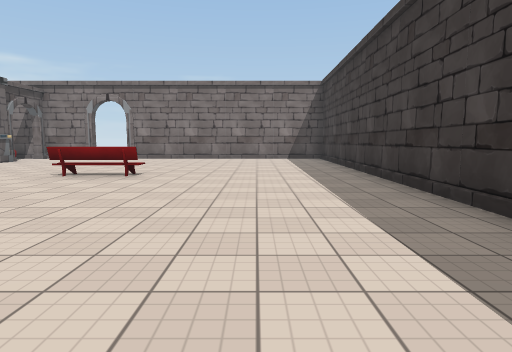
view 1 (above)

14 first-person views from a walk through a scene from a Unity 3-D project. The camera is 1.4 m above the floor, tilts 6° down and sees 75° across. The floor is counted in squares, 2 m on a side. Each view is taken from the middle of a square. On the plan, view 1 faces up. The plan holds only what a view shows up to about 10 squares ahead; the rest is blank. The player is left out. Door leaves are left out, so doorways stand open. Some surface patterns are stand-ins.

view 2
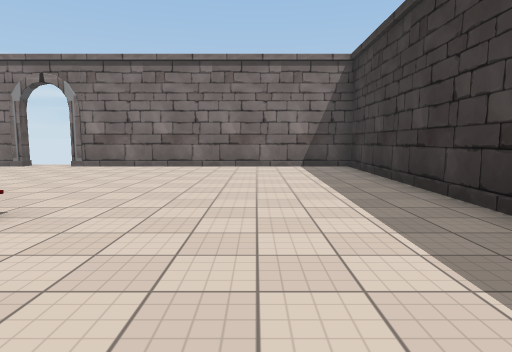

view 3
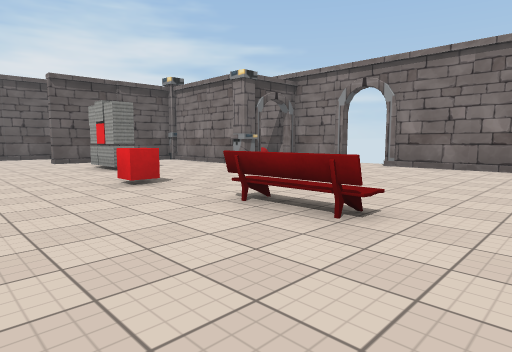

view 4
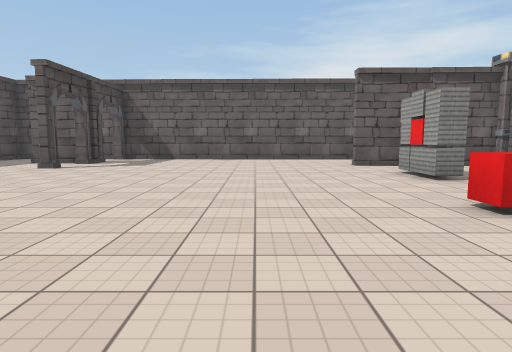

view 5
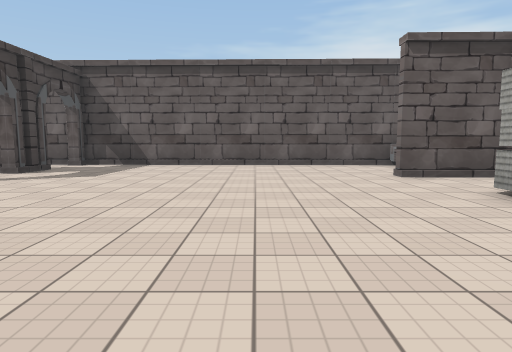

view 6
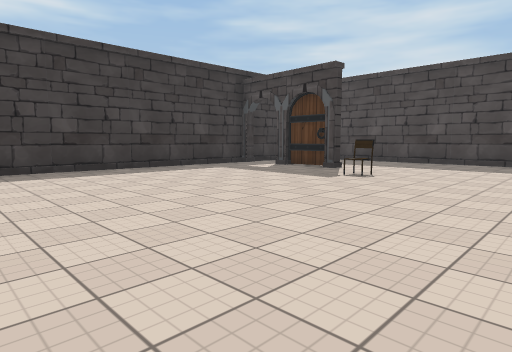

view 7
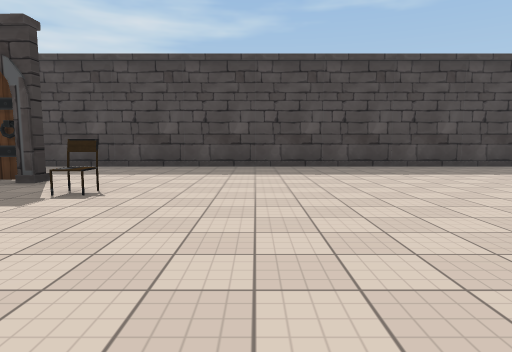

view 8
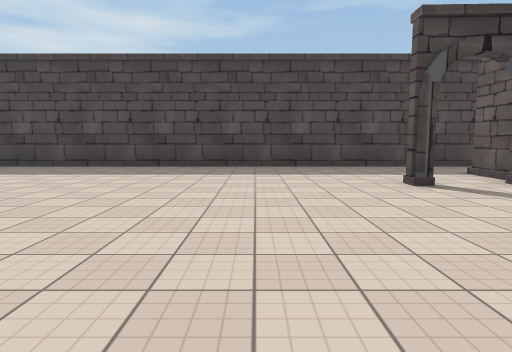

view 9
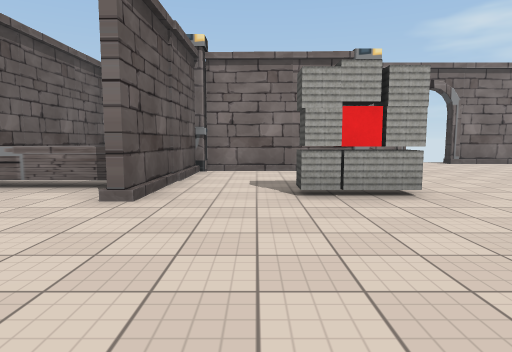

view 10
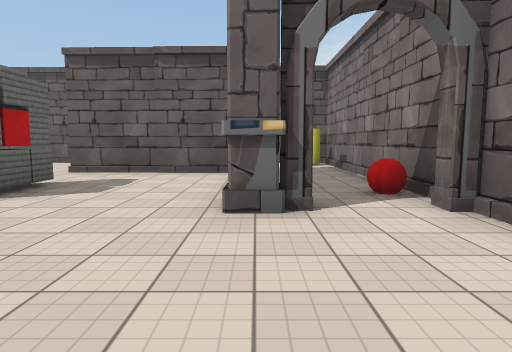

view 11
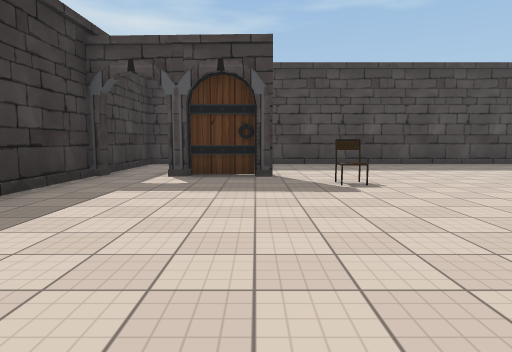

view 12
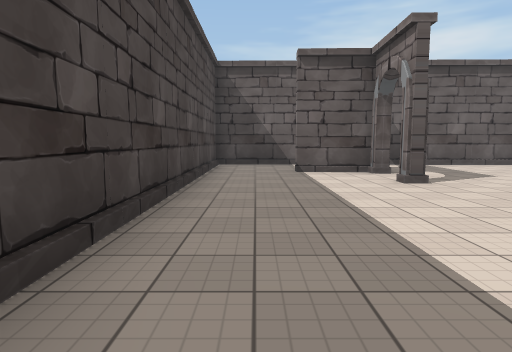

view 13
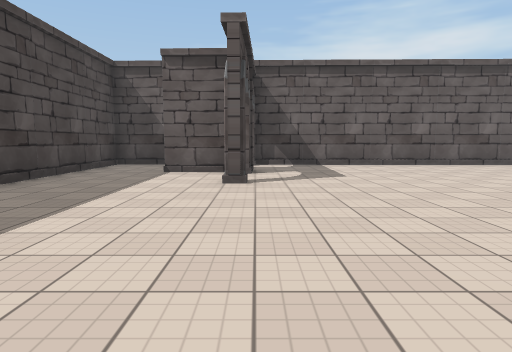

view 14
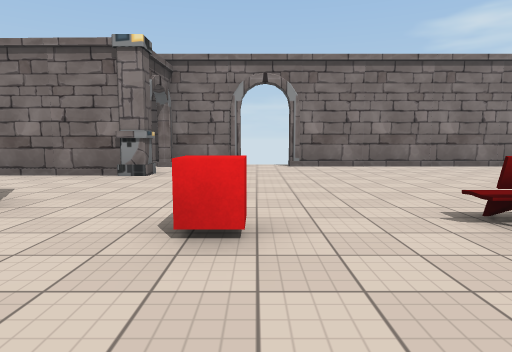

### Floor plan
Key: @ floor where view 1 was taken; # wall or solid block; x gap in a wall; . floor; / step, stairs or slope; D open door; ^ raised ledge; B bench; P pillar; C red cube; H chair; Y yellow cylinder; R red ball; O other object.
Columns run from 16 left of view 1 to 3 right of it. Each row starts with its distance up from view 1.
 14   ##### ## #########
 13 #Y....#R.#DD///////#
 12 #  ................#
 11 #  PP###P..........#
 10 #  #...............#
  9 #..#...............#
  8 #^^#...............#
  7 #..#..OO..C./B....##
  6 #.................##
  5 #.................#
  4 #.................#
  3 #.................#
  2 #.................#
  1 #.................#
  0 #............H..@.#
 -1 #.#x..............#
 -2 #.#............OO.#
 -3 #.#.............O.#
 -4 #.................#
 -5 #/////////////////#
 -6 ###################

Where each view was taken, in squares from view 1:
view 1: 0 up, 0 right, facing up
view 2: 4 up, 0 right, facing up
view 3: 4 up, 1 left, facing up-left
view 4: 4 up, 3 left, facing left
view 5: 4 up, 6 left, facing left
view 6: 6 up, 6 left, facing down-right
view 7: 4 up, 5 left, facing down
view 8: 4 up, 9 left, facing down
view 9: 3 up, 11 left, facing up
view 10: 11 up, 5 left, facing left
view 11: 5 up, 1 left, facing down
view 12: 4 down, 6 left, facing left
view 13: 1 down, 6 left, facing left
view 14: 4 up, 6 left, facing up
